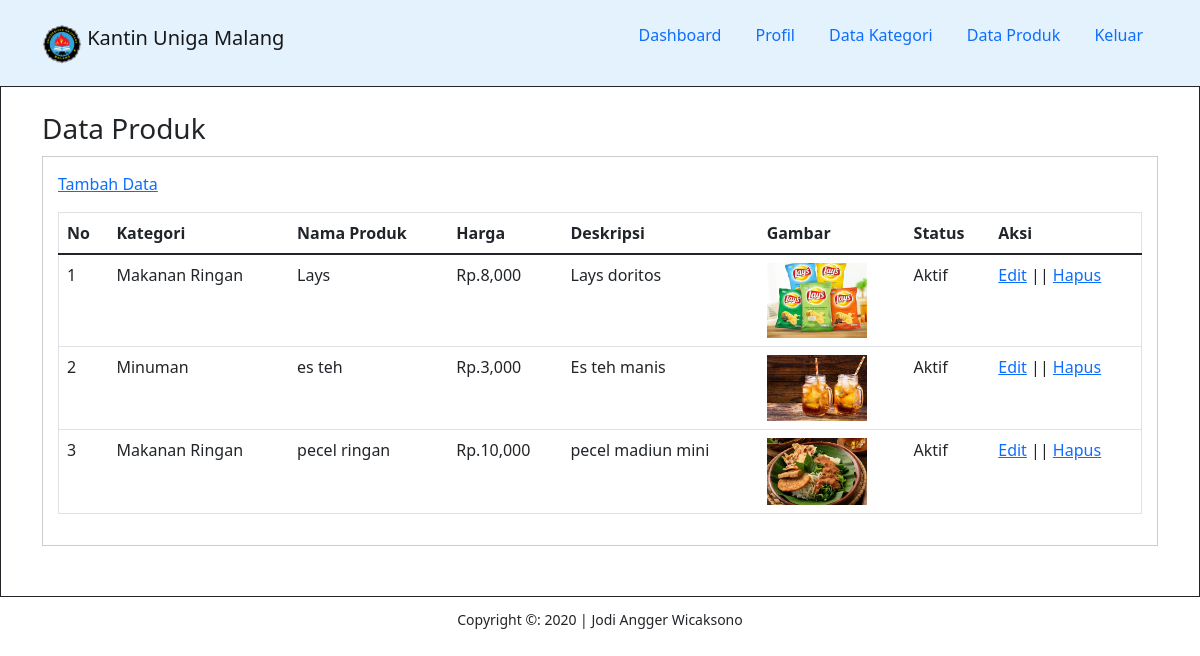
The app's page /data-produk.php (signed in) with its own data.
### tables this page shows
CREATE TABLE `tb_product` (
  `product_id` int(11) NOT NULL,
  `category_id` int(11) NOT NULL,
  `product_name` varchar(100) NOT NULL,
  `product_price` int(11) NOT NULL,
  `product_description` text NOT NULL,
  `product_image` varchar(100) NOT NULL,
  `product_status` tinyint(1) NOT NULL,
  `date_create` timestamp NOT NULL DEFAULT current_timestamp()
);

CREATE TABLE `tb_category` (
  `category_id` int(11) NOT NULL,
  `category_name` varchar(25) NOT NULL
);

### data-produk.php (the view, shortened to what this page needs)
<?php
  include 'db.php';
?>
<!doctype html>
<html lang="en">
  <head>
    <link href="https://cdn.jsdelivr.net/npm/bootstrap@5.1.3/dist/css/bootstrap.min.css" rel="stylesheet">
    <link rel="stylesheet" type="text/css" href="css/style.css">
  </head>
  <body>
      <header>
        <nav class="navbar navbar-light" style="background-color: #e3f2fd;">
        <div class="container">
          <a class="navbar-brand" href="dashboard.php">
          <img src="logo-uniga.png" alt="" width="40" height="40" class="d-inline-block align-text-top">
          Kantin Uniga Malang
          </a>
          <ul>
            <li><a href="dashboard.php">Dashboard</a></li>
            <li><a href="profil.php">Profil</a></li>
            <li><a href="data-kategori.php">Data Kategori</a></li>
            <li><a href="data-produk.php">Data Produk</a></li>
            <li><a href="keluar.php">Keluar</a></li>
          </ul>
        </div>
        </nav>
      </header>
      <div class="section">
        <div class="container">
          <h3>Data Produk</h3>
          <div class="box">
            <p><a href="tambah-produk.php">Tambah Data</a></p>
            <table border="1" cellspacing="0" class="table">
              <thead>
                <tr>
                  <th>No</th>
                  <th>Kategori</th>
                  <th>Nama Produk</th>
                  <th>Harga</th>
                  <th>Deskripsi</th>
                  <th>Gambar</th>
                  <th>Status</th>
                  <th>Aksi</th>
                </tr>
              </thead>
              <tbody>
                <?php
                  $no = 1;
                  $produk = mysqli_query($conn, "SELECT * FROM tb_product LEFT JOIN tb_category USING (category_id) ORDER BY product_id DESC");
                  if(mysqli_num_rows($produk) > 0){
                  while ($row = mysqli_fetch_array($produk)){
                ?>
                <tr>
                  <td><?php echo $no++ ?></td>
                  <td><?php echo $row['category_name'] ?></td>
                  <td><?php echo $row['product_name'] ?></td>
                  <td>Rp.<?php echo number_format($row['product_price']) ?></td>
                  <td><?php echo $row['product_description'] ?></td>
                  <td><img src="produk/<?php echo $row['product_image'] ?>" width="100px"></td>
                  <td><?php echo ($row['product_status'] == 0)? 'Tidak aktif':'Aktif'; ?></td>
                  <td>
                    <a href="edit-produk.php?id=<?php echo $row['product_id'] ?>">Edit</a> || <a href="proses-hapus.php?idp=<?php echo $row['product_id'] ?>" onclick="return confirm('hapus data?')">Hapus</a>
                  </td>
                </tr>
              <?php }}else{ ?>
                <tr>
                  <td colspan="8">Tidak ada data</td>
                </tr>
              <?php } ?>
              </tbody>
            </table>
          </div>
        </div>
      </div>
        <footer>
          <div class="container">
            <small>Copyright &copy: 2020 | Jodi Angger Wicaksono</small>
          </div>
        </footer>
  </body>
</html>

### CSS/style.css (style rules this page uses)
header { background-color: darkred; }
header ul li { display: inline-block; }
header ul li a { padding: 15px; text-decoration: none; display: inline-block; }
.section { padding: 25px 0; border: 1px solid; }
.box { background-color: #fff; border: 1px solid #ccc; padding: 15px; box-sizing: border-box; margin: 10px 0 25px 0; }
footer { padding: 10px 0; text-align: center; }

### records on screen
tb_product: category.category_name "Makanan Ringan", product_name "Lays", product_price "8,000", product_description "Lays doritos", product_image (picture), product_status "Aktif"
tb_product: category.category_name "Minuman", product_name "es teh", product_price "3,000", product_description "Es teh manis", product_image (picture), product_status "Aktif"
tb_product: category.category_name "Makanan Ringan", product_name "pecel ringan", product_price "10,000", product_description "pecel madiun mini", product_image (picture), product_status "Aktif"
